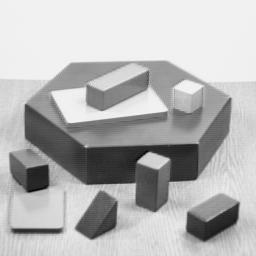
#> input picture Data/in/blox.jpg, 256 x 256 px, given in place of clear_logo.png, which was not available
$ python 2_Bitwise_op.py
#> lines starting #> are read from the running program, lines starting #| are printed output that depends on the picture; after the words box and inside, x2 and y2 are one past the last pixel; in counts of white or black regions, pixels touching at a corner belong together; pictures that were not available may be replaced by others from this repository, and a replacement may not be noted
import cv2 as cv

# Load two images
img2 = cv.imread('../../Data/in/clear_logo.png')
#> img2 is the input picture: shape (256, 256, 3); min 0, max 252, mean 182.8
img1 = cv.imread('../../Data/in/a.jpg')
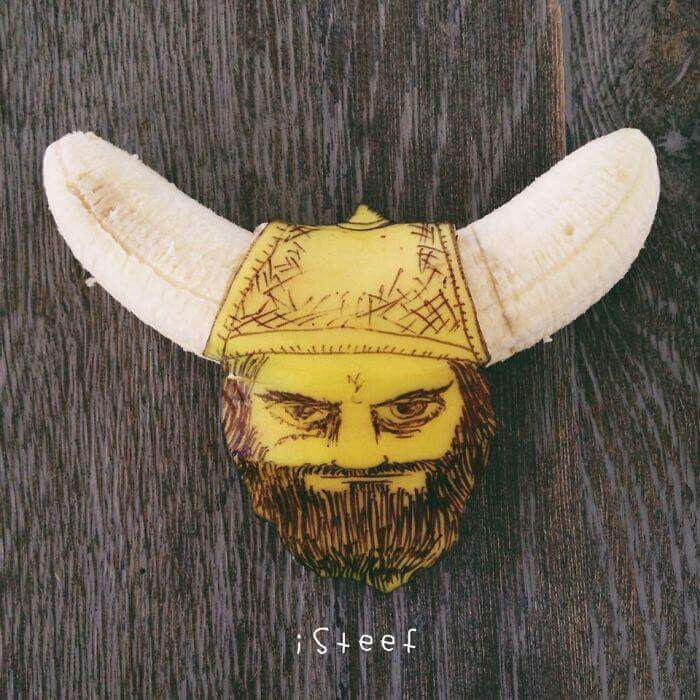
#> input picture Data/in/a.jpg, 700 x 700 px
#> img1 is the input picture: shape (700, 700, 3); mean B, G, R 82.7, 98.5, 108.6
# I want to put logo on top-left corner, So I create a ROI
rows, cols, channels = img2.shape
#> rows = 256; cols = 256; channels = 3
roi = img1[0:rows, 0:cols]
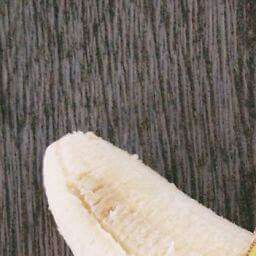
#> roi: shape (256, 256, 3); mean B, G, R 110.9, 117.3, 125.8
# Now create a mask of logo and create its inverse mask also
img2gray = cv.cvtColor(img2, cv.COLOR_BGR2GRAY)
ret, mask = cv.threshold(img2gray, 10, 255, cv.THRESH_BINARY)
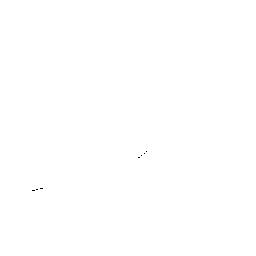
#> mask: shape (256, 256); 100% white; black in thin lines or dots, all inside (x1, y1, x2, y2) = (32, 151, 147, 191)
mask_inv = cv.bitwise_not(mask)
# Now black-out the area of logo in ROI
img1_bg = cv.bitwise_and(roi, roi, mask=mask_inv)
# Take only region of logo from logo image.
img2_fg = cv.bitwise_and(img2, img2, mask=mask)
# Put logo in ROI and modify the main image
dst = cv.add(img1_bg, img2_fg)
img1[0:rows, 0:cols] = dst
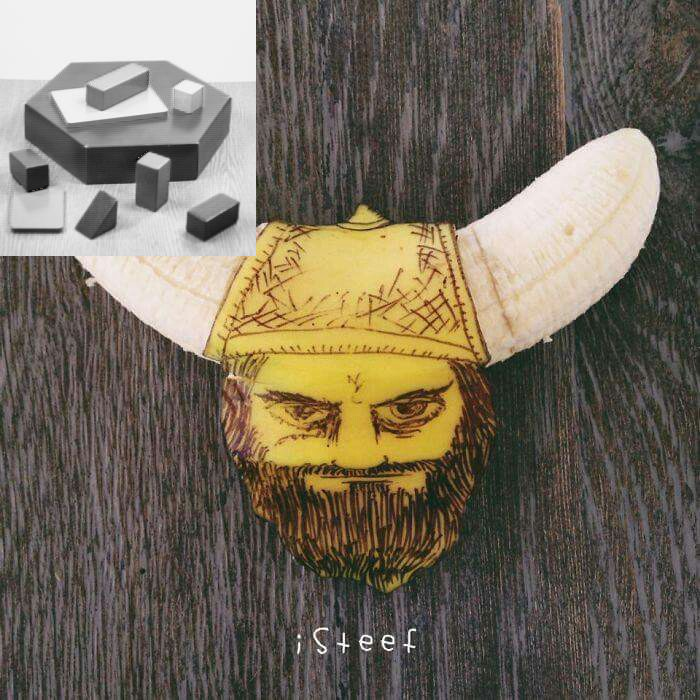
#> img1: shape (700, 700, 3); 13.37% of pixels changed, all inside (x1, y1, x2, y2) = (0, 0, 256, 256)
cv.imshow('res', img1)
cv.waitKey(0)
cv.destroyAllWindows()
